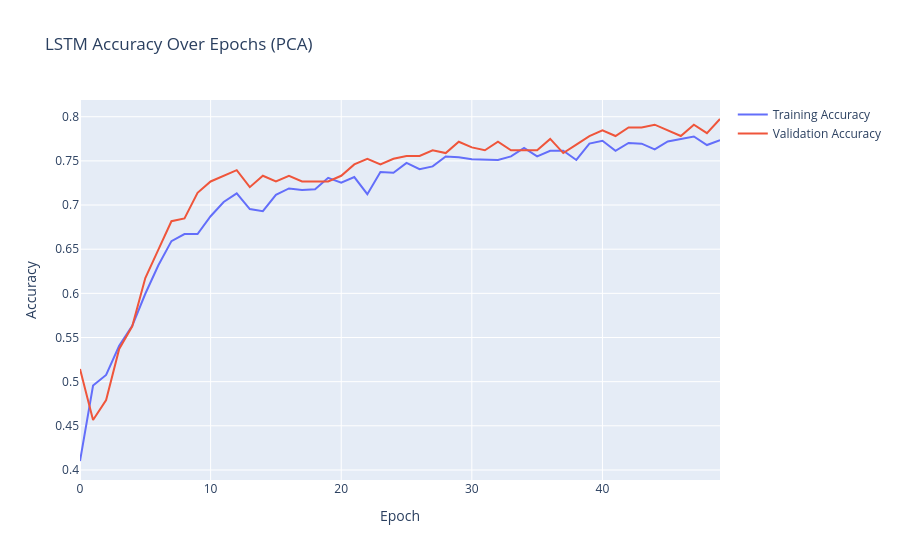

The code cell stored with this chart in its notebook:
### Code cell
# Vẽ biểu đồ accuracy
fig10 = go.Figure()

fig10.add_trace(go.Scatter(
    y=history.history['accuracy'],
    mode='lines',
    name='Training Accuracy'
))

fig10.add_trace(go.Scatter(
    y=history.history['val_accuracy'],
    mode='lines',
    name='Validation Accuracy'
))

fig10.update_layout(
    title="LSTM Accuracy Over Epochs (PCA)",
    xaxis_title="Epoch",
    yaxis_title="Accuracy"
)

fig10.show()

### Figure 1 — Plotly figure (JSON) as saved in the notebook; plotly's stock layout.template omitted (floating-point values rounded to 4 significant figures)
{"data": [{"mode": "lines", "name": "Training Accuracy", "type": "scatter", "y": [0.4102, 0.4956, 0.5077, 0.5407, 0.5633, 0.5995, 0.6317, 0.6591, 0.6672, 0.6672, 0.6873, 0.7035, 0.7131, 0.6954, 0.693, 0.7115, 0.7188, 0.7172, 0.718, 0.7309, 0.7252, 0.7317, 0.7123, 0.7373, 0.7365, 0.7478, 0.7405, 0.7438, 0.755, 0.7542, 0.7518, 0.751, 0.751, 0.755, 0.7647, 0.755, 0.7615, 0.7615, 0.751, 0.7695, 0.7728, 0.7615, 0.7703, 0.7695, 0.7631, 0.772, 0.7752, 0.7776, 0.7679, 0.7736]}, {"mode": "lines", "name": "Validation Accuracy", "type": "scatter", "y": [0.5145, 0.4566, 0.4791, 0.537, 0.5627, 0.6174, 0.6495, 0.6817, 0.6849, 0.7138, 0.7267, 0.7331, 0.7395, 0.7203, 0.7331, 0.7267, 0.7331, 0.7267, 0.7267, 0.7267, 0.7331, 0.746, 0.7524, 0.746, 0.7524, 0.7556, 0.7556, 0.7621, 0.7588, 0.7717, 0.7653, 0.7621, 0.7717, 0.7621, 0.7621, 0.7621, 0.7749, 0.7588, 0.7685, 0.7781, 0.7846, 0.7781, 0.7878, 0.7878, 0.791, 0.7846, 0.7781, 0.791, 0.7814, 0.7974]}], "layout": {"title": {"text": "LSTM Accuracy Over Epochs (PCA)"}, "xaxis": {"title": {"text": "Epoch"}}, "yaxis": {"title": {"text": "Accuracy"}}}}
